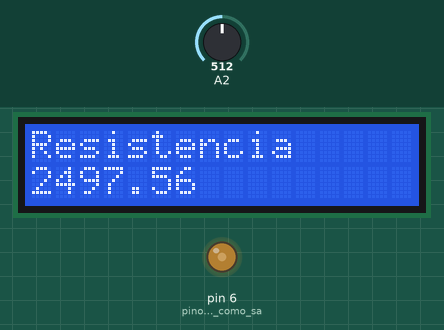
Simulated run of this sketch. Board: Arduino Uno, built with avr-gcc and run on an emulated ATmega328P. On the bench: 16×2 character LCD, output pins drawn as LEDs (lit = HIGH). Inputs (shaded band) come from the test bench; at power-on: A2 = 512.

Above: at 1.2 s.
1.3 s: A2 set to 804
At 1.8 s:
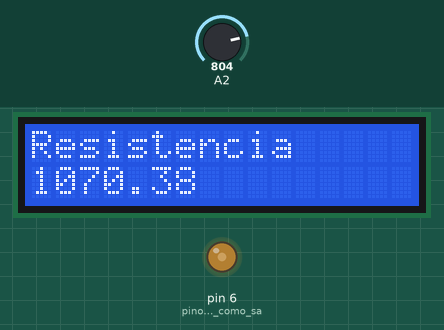
2.8 s: A2 set to 828
At 4.0 s:
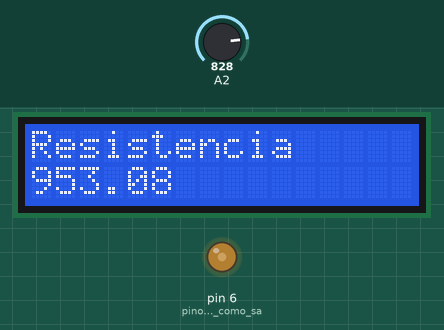
4.3 s: A2 set to 988
At 5.2 s:
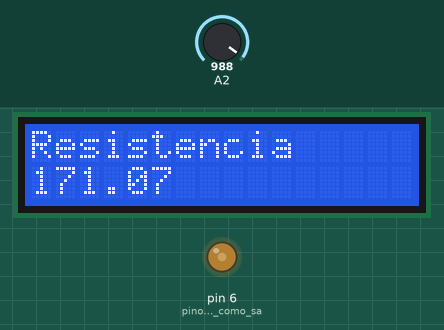
5.8 s: A2 set to 1009
At 6.3 s:
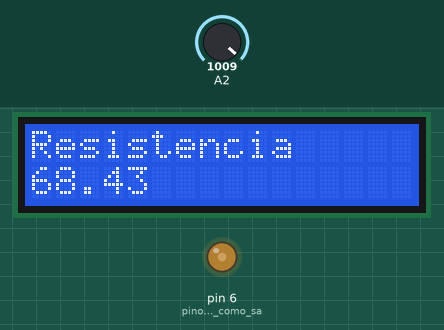
7.3 s: A2 set to 1023
At 8.7 s:
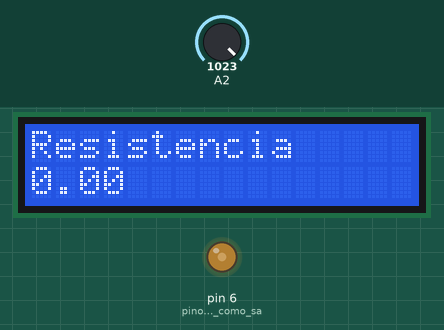
Timing chart, 0 to 9.8 s (numbered marks = the images above; inputs shaded):
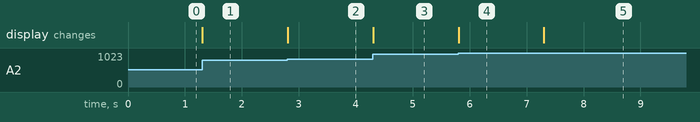

The sketch:

Display.ino
```cpp
#include "LiquidCrystal.h" //biblioteca do display

#define Rl 1000 //resistência interna do sensor

LiquidCrystal lcd(12, 11, 5, 4, 3, 2); //conexões que fizemos no display

void setup(){
  lcd.begin(16, 2); //aqui a gente coloca o tamanho do nosso display, que no caso é 16x2

  pinMode(6,OUTPUT); //pino 6 é definido como saída
  analogWrite(6, 90); //pino 6 é uma saída pwm com tamanho 90

  pinMode(A0, INPUT); ///pino A0 é definido como entrada analógica
}

void loop(){
  float Vo = analogRead(A2) * 5; ////cálculo da tensão sobre o resistor
  Vo = Vo / 1023;

  float Rs = (5 - Vo) * Rl; //valor da resistência Rs

  lcd.setCursor(0,0);  //posição inicial para escrever
  lcd.print("Resistencia"); //escreve "Resistencia"(linha de cima)

  lcd.setCursor(0, 1); //pula a posição para uma linha abaixo
  lcd.println(Rs); //esreve o valor de Rs (linha de baixo)
}
```

Measured:
- the behaviour switches between 818 and 819 on A2 (found by bisection; images 1 and 2)
- the behaviour switches between 1002 and 1003 on A2 (found by bisection; images 3 and 4)
- after the input at 1.3 s, the display: changes at once (image 1)
- after the input at 2.8 s, the display: changes at once (image 2)
- after the input at 4.3 s, the display: changes at once (image 3)
- after the input at 5.8 s, the display: changes at once (image 4)
- after the input at 7.3 s, the display: changes at once (image 5)
